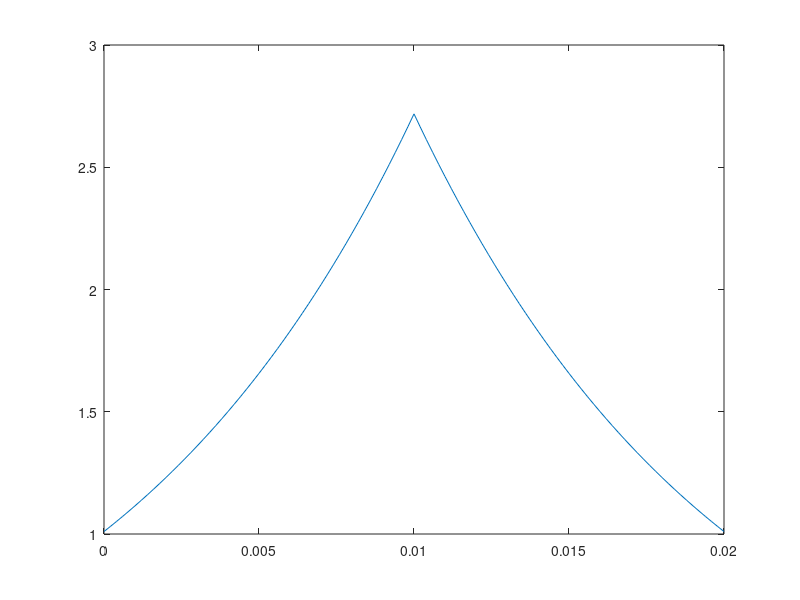

Source code (MATLAB):
% este algoritmo produce una recta exponencial de subida y bajda 
% esta senhal es ideal para saber el rango dinamico de la senal

freq=50;
T=1/freq;
samples=100;
Imin = 0.01;
Imax = 1;
Iph = [Imin Imax Imin];
t = [0 T/2 T];
t_int=0:T/samples:T;
I_pd = interp1(t,Iph,t_int,'linear');
exp_Ipd = exp(I_pd);

plot(t_int,exp_Ipd)


